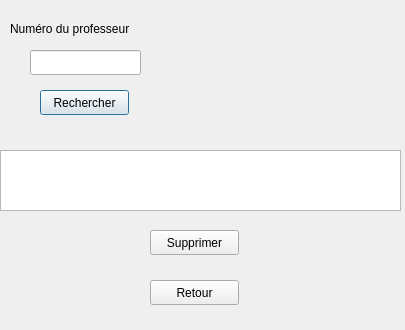
<?xml version="1.0" encoding="UTF-8"?>
<ui version="4.0">
 <class>SupprimerProfesseur</class>
 <widget class="QDialog" name="SupprimerProfesseur">
  <property name="geometry">
   <rect>
    <x>0</x>
    <y>0</y>
    <width>405</width>
    <height>330</height>
   </rect>
  </property>
  <property name="windowTitle">
   <string>Dialog</string>
  </property>
  <widget class="QPushButton" name="Rechercher">
   <property name="geometry">
    <rect>
     <x>40</x>
     <y>90</y>
     <width>89</width>
     <height>25</height>
    </rect>
   </property>
   <property name="text">
    <string>Rechercher</string>
   </property>
  </widget>
  <widget class="QPushButton" name="Suppimer">
   <property name="geometry">
    <rect>
     <x>150</x>
     <y>230</y>
     <width>89</width>
     <height>25</height>
    </rect>
   </property>
   <property name="text">
    <string>Supprimer</string>
   </property>
  </widget>
  <widget class="QPushButton" name="Retour">
   <property name="geometry">
    <rect>
     <x>150</x>
     <y>280</y>
     <width>89</width>
     <height>25</height>
    </rect>
   </property>
   <property name="text">
    <string>Retour</string>
   </property>
  </widget>
  <widget class="QLabel" name="label">
   <property name="geometry">
    <rect>
     <x>10</x>
     <y>20</y>
     <width>161</width>
     <height>17</height>
    </rect>
   </property>
   <property name="text">
    <string>Numéro du professeur</string>
   </property>
  </widget>
  <widget class="QLineEdit" name="lineEdit">
   <property name="geometry">
    <rect>
     <x>30</x>
     <y>50</y>
     <width>111</width>
     <height>25</height>
    </rect>
   </property>
  </widget>
  <widget class="QTableView" name="tableView">
   <property name="geometry">
    <rect>
     <x>0</x>
     <y>150</y>
     <width>401</width>
     <height>61</height>
    </rect>
   </property>
  </widget>
 </widget>
 <resources/>
 <connections/>
</ui>
